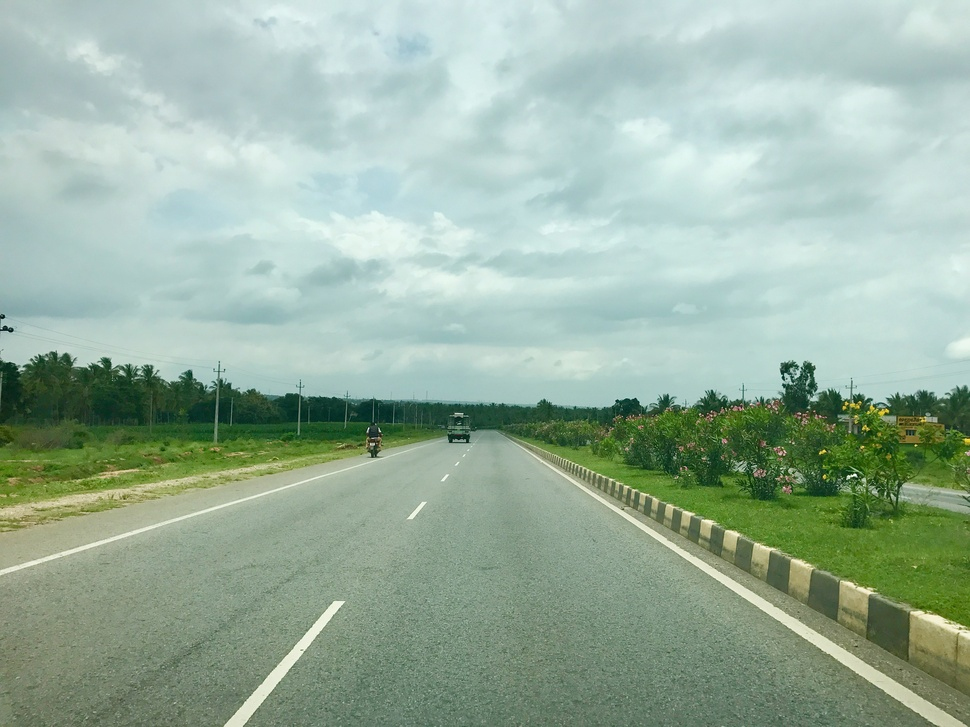
#> input picture road3.jpg, 970 x 727 px, shrunk from 3727 x 2795 before the run
$ jupyter execute program4.ipynb
#> lines starting #> are read from the running program, lines starting #| are printed output that depends on the picture; after the words box and inside, x2 and y2 are one past the last pixel; in counts of white or black regions, pixels touching at a corner belong together
[cell 1]
# PROGRAM4: Lane Detection – OpenCV Canny + ROI + Hough Transform

import cv2
import numpy as np
import matplotlib.pyplot as plt

image = cv2.imread("road3.jpg")
#> image is the input picture: shape (727, 970, 3); mean B, G, R 159.3, 176.6, 153.3
if image is None:
    raise FileNotFoundError("road3.jpg not found")

output = image.copy()
gray = cv2.cvtColor(image, cv2.COLOR_BGR2GRAY)
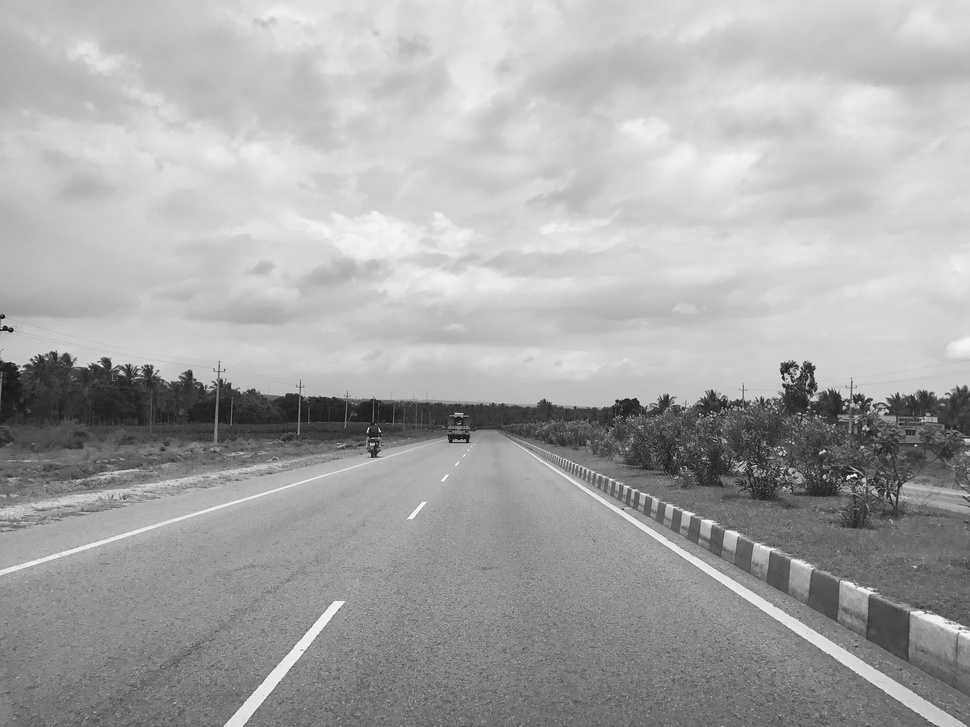
#> gray: shape (727, 970); min 10, max 252, mean 167.6
blur = cv2.GaussianBlur(gray, (5, 5), 0)
edges = cv2.Canny(blur, 50, 150)
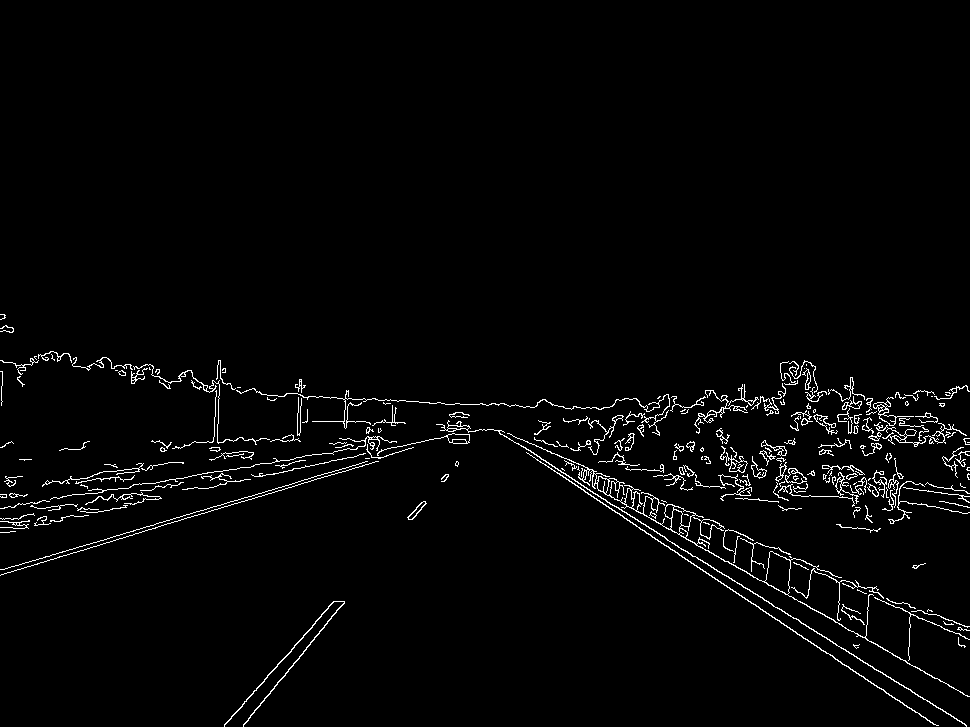
#> edges: shape (727, 970); 2.3% white in thin lines or dots, all inside (x1, y1, x2, y2) = (0, 314, 970, 727)
h, w = edges.shape
#> h = 727; w = 970
mask = np.zeros_like(edges)

polygon = np.array([[
    (0, h),
    (w, h),
    (int(0.58 * w), int(0.58 * h)),
    (int(0.42 * w), int(0.58 * h))
]], dtype=np.int32)

cv2.fillPoly(mask, polygon, 255)
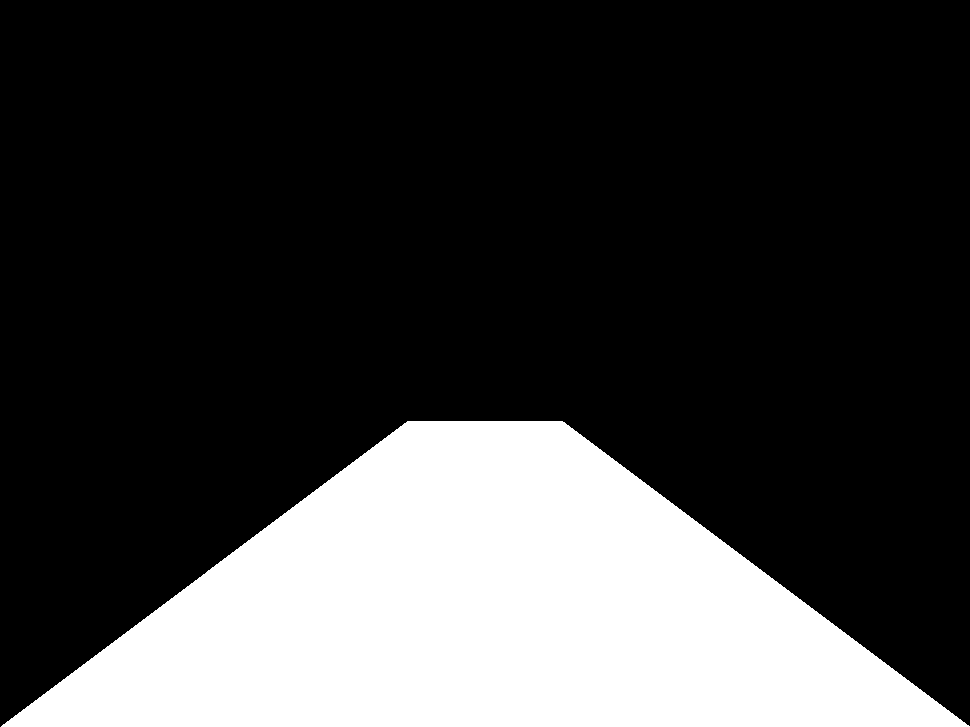
#> mask: shape (727, 970); 24.4% white; 1 white region, box (x1, y1, x2, y2) and area: (1, 421, 970, 727) 172226
roi_edges = cv2.bitwise_and(edges, mask)
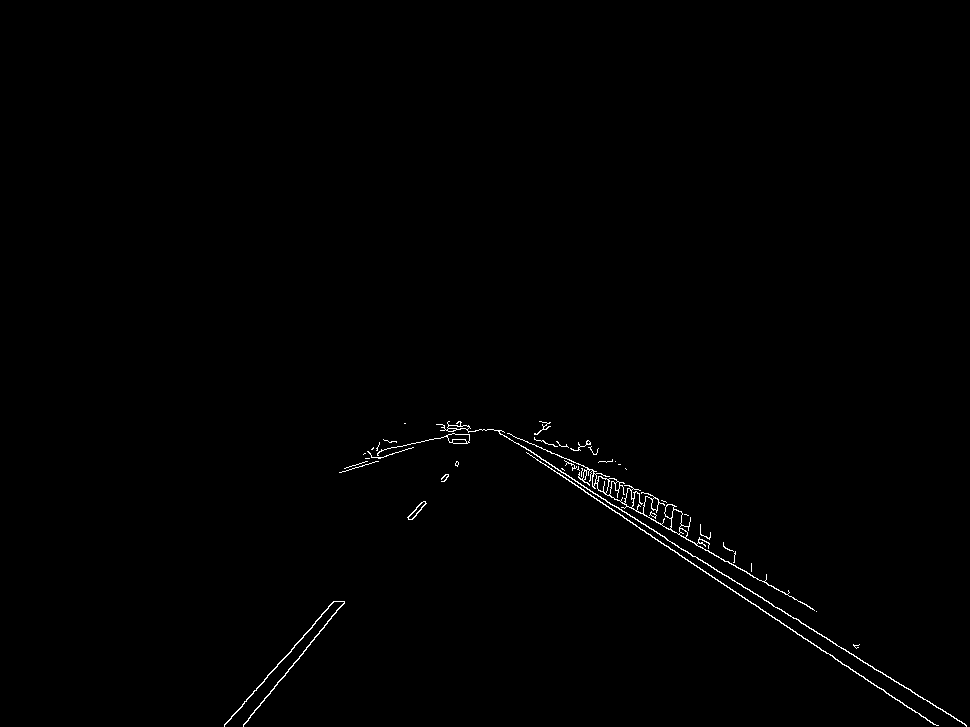
#> roi_edges: shape (727, 970); 0.55% white in thin lines or dots, all inside (x1, y1, x2, y2) = (224, 421, 967, 727)

# HOUGH TRANSFORM

lines = cv2.HoughLinesP(
    roi_edges,
    rho=1,
    theta=np.pi / 180,
    threshold=30,
    minLineLength=30,
    maxLineGap=100
)
#> lines = 28 rows, first 6: [492, 429, 966, 725], [729, 587, 933, 724], [491, 429, 966, 726], [500, 433, 850, 669], [488, 429, 816, 611], [224, 725, 490, 429]

left_lines = []
right_lines = []

if lines is not None:

    # Makes line format consistently:
    # [x1, y1, x2, y2]
    lines = lines.reshape(-1, 4)

    for x1, y1, x2, y2 in lines:

        # Avoid division by zero
        if x2 == x1:
            continue

        # Calculate slope
        slope = (y2 - y1) / (x2 - x1)

        # Negative slope = left lane
        if -1.5 < slope < -0.4:
            left_lines.append((x1, y1, x2, y2))

        # Positive slope = right lane
        elif 0.4 < slope < 1.5:
            right_lines.append((x1, y1, x2, y2))
#> this loop made 28 passes
#> (x1, y1, x2, y2, slope) on passes 1 to 12: (492, 429, 966, 725, 0.624), (729, 587, 933, 724, 0.672), (491, 429, 966, 726, 0.625), (500, 433, 850, 669, 0.674), (488, 429, 816, 611, 0.555), (224, 725, 490, 429, -1.11), (243, 725, 483, 429, -1.23), (534, 444, 751, 564, 0.553), (499, 430, 652, 495, 0.425), (244, 701, 458, 463, -1.11), (243, 726, 342, 604, -1.23), (364, 453, 479, 429, -0.209)
#> after the loop, left_lines = [(224, 725, 490, 429), (243, 725, 483, 429), (244, 701, 458, 463), (243, 726, 342, 604), (315, 621, 458, 462), (225, 724, 446, 479)]; right_lines = 15 items, first 6: (492, 429, 966, 725), (729, 587, 933, 724), (491, 429, 966, 726), (500, 433, 850, 669), (488, 429, 816, 611), (534, 444, 751, 564)

def average_line(lines, y_bottom, y_top):

    if len(lines) == 0:
        return None

    xs = []
    ys = []

    for x1, y1, x2, y2 in lines:
        xs.extend([x1, x2])
        ys.extend([y1, y2])

    # Fit line: y = slope*x + intercept
    slope, intercept = np.polyfit(xs, ys, 1)

    if abs(slope) < 1e-6:
        return None

    x_bottom = int((y_bottom - intercept) / slope)
    x_top = int((y_top - intercept) / slope)

    return x_bottom, y_bottom, x_top, y_top

y_bottom = h - 1
#> y_bottom = 726
y_top = int(0.60 * h)
#> y_top = 436

left_lane = average_line(left_lines, y_bottom, y_top)
#> the loop in average_line, `for x1, y1, x2, y2 in lines:` made 6 passes
#> after the loop in average_line, `for x1, y1, x2, y2 in lines:`: xs = [224, 490, 243, 483, 244, 458, 243, 342, 315, 458, 225, 446]; ys = [725, 429, 725, 429, 701, 463, 726, 604, 621, 462, 724, 479]
#> in average_line, `slope, intercept = np.polyfit(xs, ys, 1)`: slope = -1.15; intercept = 992.1
#> in average_line, `x_bottom = int((y_bottom - intercept) / slope)`: x_bottom = 230
#> in average_line, `x_top = int((y_top - intercept) / slope)`: x_top = 481
#> left_lane = (230, 726, 481, 436)
right_lane = average_line(right_lines, y_bottom, y_top)
#> the loop in average_line (call 2), `for x1, y1, x2, y2 in lines:` made 15 passes
#> (x1, y1, x2, y2) on passes 1 to 12: (492, 429, 966, 725), (729, 587, 933, 724), (491, 429, 966, 726), (500, 433, 850, 669), (488, 429, 816, 611), (534, 444, 751, 564), (499, 430, 652, 495), (487, 429, 734, 555), (534, 437, 751, 563), (525, 448, 681, 511), (457, 422, 735, 551), (496, 430, 789, 592)
#> right_lane = (990, 726, 511, 436)

if left_lane is not None:
    x1, y1, x2, y2 = left_lane
#> x1 = 230; y1 = 726; x2 = 481; y2 = 436
    cv2.line(output, (x1, y1), (x2, y2), (0, 255, 0), 8)

if right_lane is not None:
    x1, y1, x2, y2 = right_lane
#> x1 = 990; x2 = 511
    cv2.line(output, (x1, y1), (x2, y2), (0, 255, 0), 8)
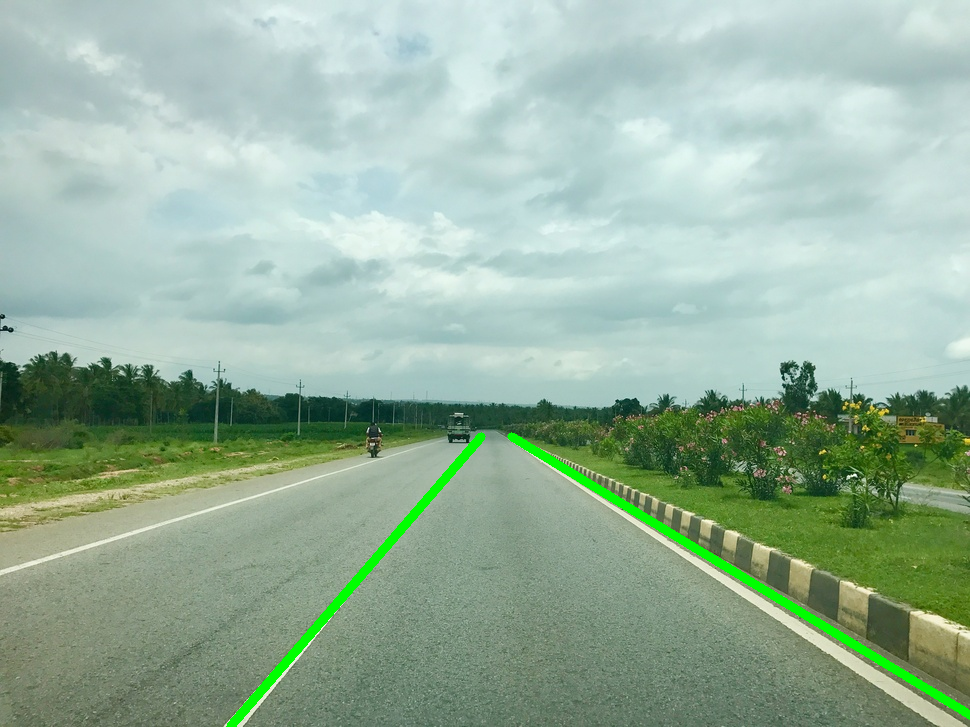
#> output: shape (727, 970, 3); mean B, G, R 157.7, 177.6, 151.5

output_rgb = cv2.cvtColor(output, cv2.COLOR_BGR2RGB)

plt.figure(figsize=(14, 8))
plt.imshow(output_rgb)
plt.title("Lane Detection Output")
plt.axis("off")
plt.show()

$ run again, with road2.jpg copied over road3.jpg
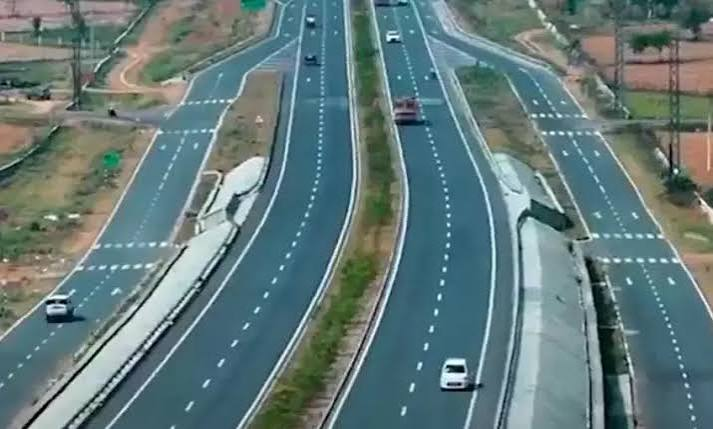
#> input picture road2.jpg, 713 x 429 px
#> image is the input picture: shape (429, 713, 3); mean B, G, R 122.4, 121.9, 99.3
#> `edges = cv2.Canny(blur, 50, 150)`:
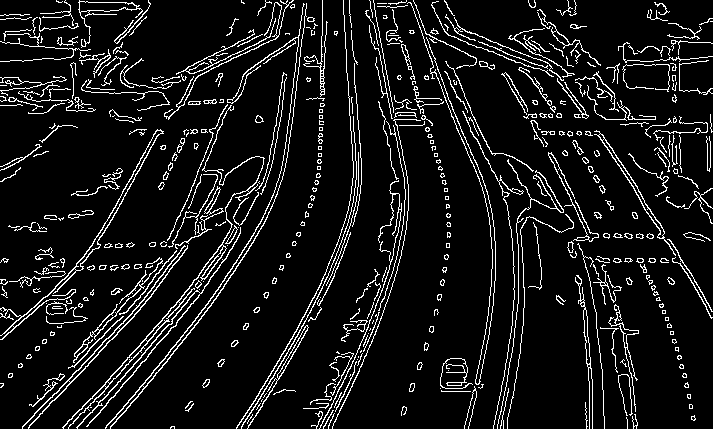
#> edges: shape (429, 713); 9% white in thin lines or dots
#> mask: shape (429, 713); 24.5% white; 1 white region, box (x1, y1, x2, y2) and area: (1, 248, 713, 429) 74962
#> roi_edges: shape (429, 713); 1.7% white in thin lines or dots, all inside (x1, y1, x2, y2) = (22, 248, 696, 429)
#> lines = 62 rows, first 6: [256, 415, 334, 274], [242, 424, 340, 253], [98, 402, 176, 324], [330, 415, 398, 248], [110, 428, 194, 327], [332, 427, 375, 334]
#> the loop `for x1, y1, x2, y2 in lines:` made 62 passes
#> (x1, y1, x2, y2, slope) on passes 1 to 8: (256, 415, 334, 274, -1.81), (242, 424, 340, 253, -1.74), (98, 402, 176, 324, -1), (330, 415, 398, 248, -2.46), (110, 428, 194, 327, -1.2), (332, 427, 375, 334, -2.16), (241, 428, 338, 266, -1.67), (316, 426, 398, 265, -1.96)
#> after the loop `for x1, y1, x2, y2 in lines:`: left_lines = 15 items, first 6: (98, 402, 176, 324), (110, 428, 194, 327), (116, 416, 208, 303), (68, 427, 153, 336), (63, 427, 141, 343), (87, 426, 177, 322); right_lines = []
#> the loop in average_line, `for x1, y1, x2, y2 in lines:` made 15 passes
#> after the loop in average_line, `for x1, y1, x2, y2 in lines:`: xs = 30 values, max 268 at index 17, min 29 at index 24, mean 131.5; ys = 30 values, max 428 at index 2, min 295 at index 17, mean 377.7
#> in average_line, `slope, intercept = np.polyfit(xs, ys, 1)`: slope = -0.756; intercept = 477.2
#> x_bottom = 64
#> x_top = 291
#> left_lane = (64, 428, 291, 257)
#> `x1, y1, x2, y2 = left_lane`: x1 = 64; y1 = 428; x2 = 291; y2 = 257
#> `cv2.line(output, (x1, y1), (x2, y2), (0, 255, 0), 8)`:
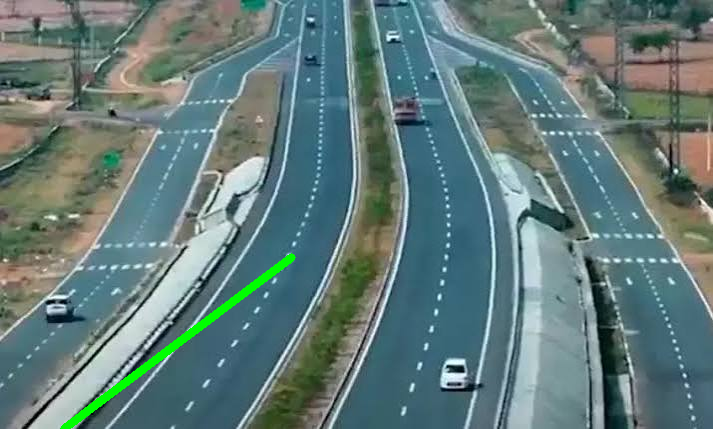
#> output: shape (429, 713, 3); 0.78% of pixels changed, all inside (x1, y1, x2, y2) = (60, 253, 296, 429)

$ run again, with road_11.jpg copied over road3.jpg
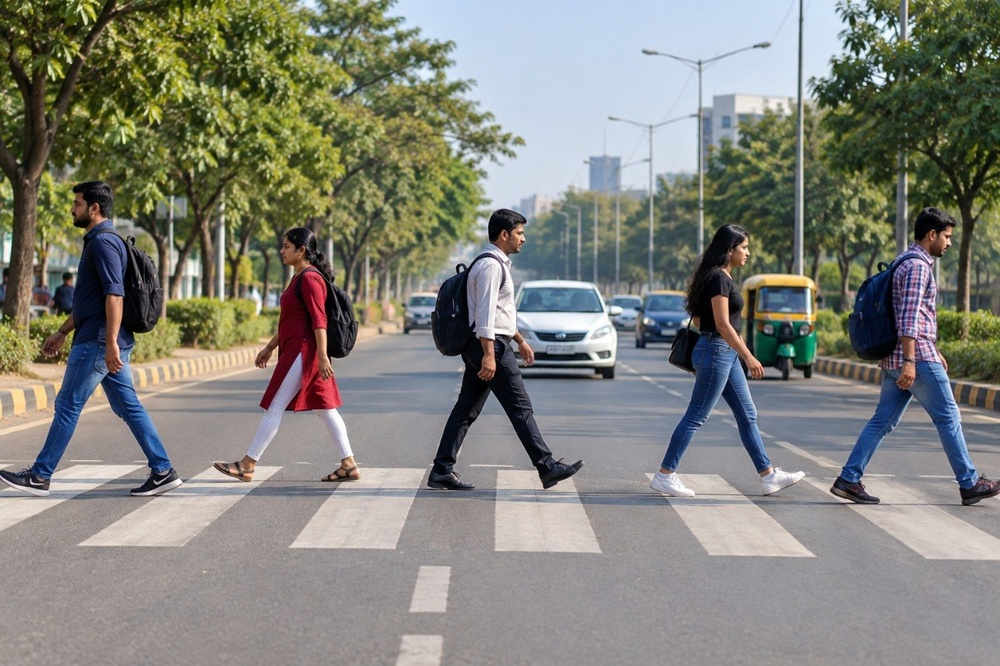
#> input picture road_11.jpg, 1000 x 666 px, shrunk from 1280 x 853 before the run
#> image is the input picture: shape (666, 1000, 3); mean B, G, R 122.1, 130.2, 129.7
#> `edges = cv2.Canny(blur, 50, 150)`:
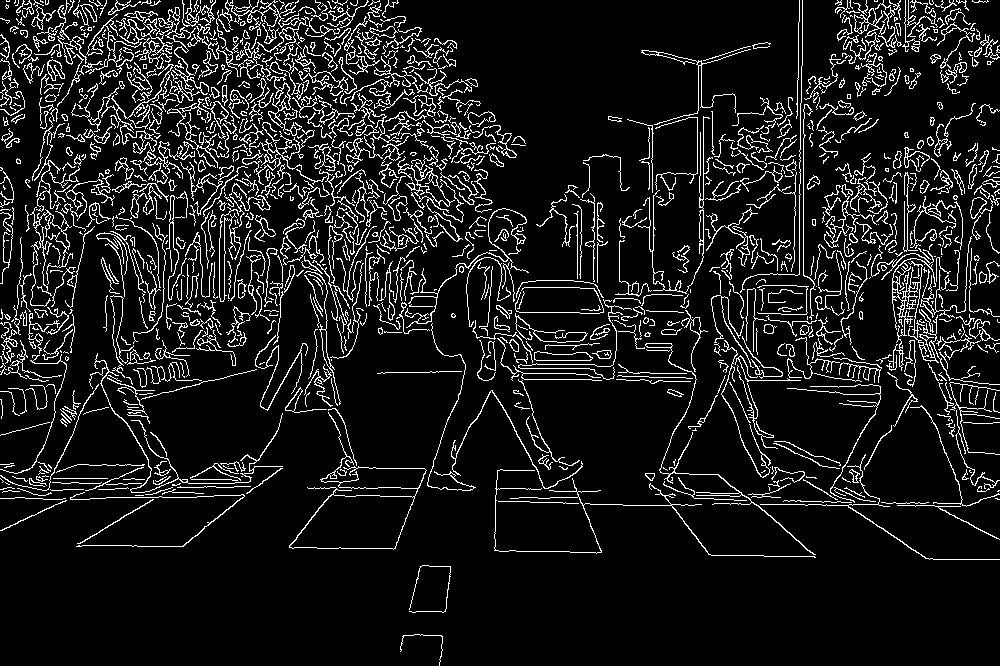
#> edges: shape (666, 1000); 10.1% white in thin lines or dots
#> mask: shape (666, 1000); 24.4% white; 1 white region, box (x1, y1, x2, y2) and area: (1, 386, 1000, 666) 162540
#> roi_edges: shape (666, 1000); 0.54% white in thin lines or dots, all inside (x1, y1, x2, y2) = (179, 386, 816, 666)
#> lines = 38 rows, first 6: [711, 555, 815, 557], [333, 494, 761, 508], [321, 481, 745, 496], [338, 467, 712, 474], [289, 547, 601, 552], [330, 495, 764, 510]
#> the loop `for x1, y1, x2, y2 in lines:` made 38 passes
#> (x1, y1, x2, y2, slope) on passes 1 to 8: (711, 555, 815, 557, 0.0192), (333, 494, 761, 508, 0.0327), (321, 481, 745, 496, 0.0354), (338, 467, 712, 474, 0.0187), (289, 547, 601, 552, 0.016), (330, 495, 764, 510, 0.0346), (338, 486, 750, 500, 0.034), (335, 489, 756, 504, 0.0356)
#> after the loop `for x1, y1, x2, y2 in lines:`: left_lines = [(291, 544, 355, 460)]; right_lines = [(750, 499, 813, 554), (649, 473, 708, 554)]
#> the loop in average_line, `for x1, y1, x2, y2 in lines:` made 1 pass
#> after the loop in average_line, `for x1, y1, x2, y2 in lines:`: xs = [291, 355]; ys = [544, 460]
#> in average_line, `slope, intercept = np.polyfit(xs, ys, 1)`: slope = -1.31; intercept = 925.9
#> x_bottom = 198
#> x_top = 401
#> left_lane = (198, 665, 401, 399)
#> the loop in average_line (call 2), `for x1, y1, x2, y2 in lines:` made 2 passes
#> right_lane = (1110, 665, 412, 399)
#> `x1, y1, x2, y2 = left_lane`: x1 = 198; y1 = 665; x2 = 401; y2 = 399
#> `x1, y1, x2, y2 = right_lane`: x1 = 1110; x2 = 412
#> `cv2.line(output, (x1, y1), (x2, y2), (0, 255, 0), 8)`:
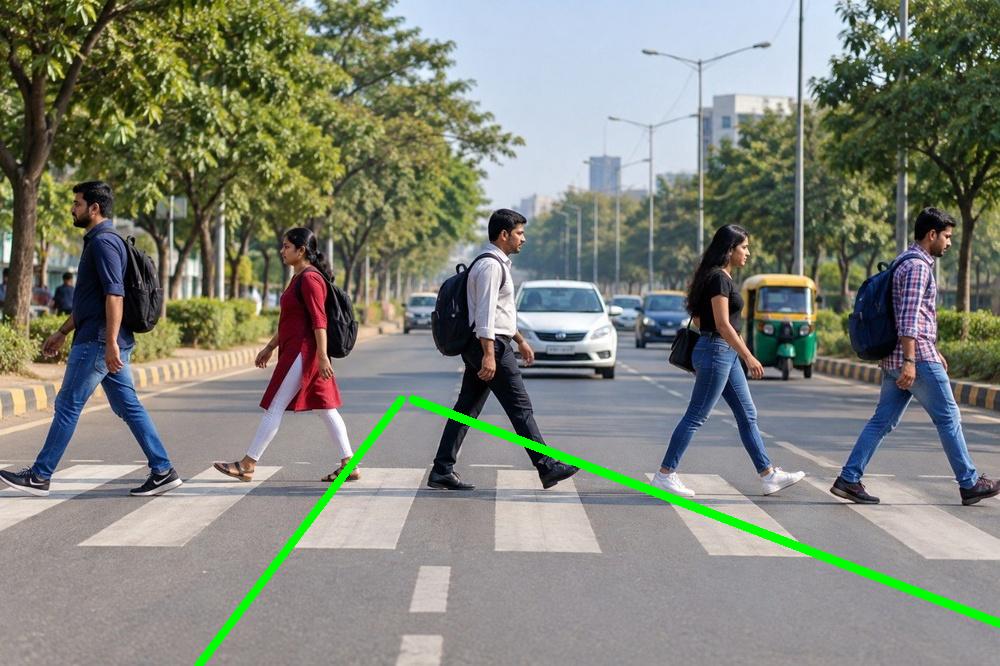
#> output: shape (666, 1000, 3); mean B, G, R 120.2, 131.6, 127.8
